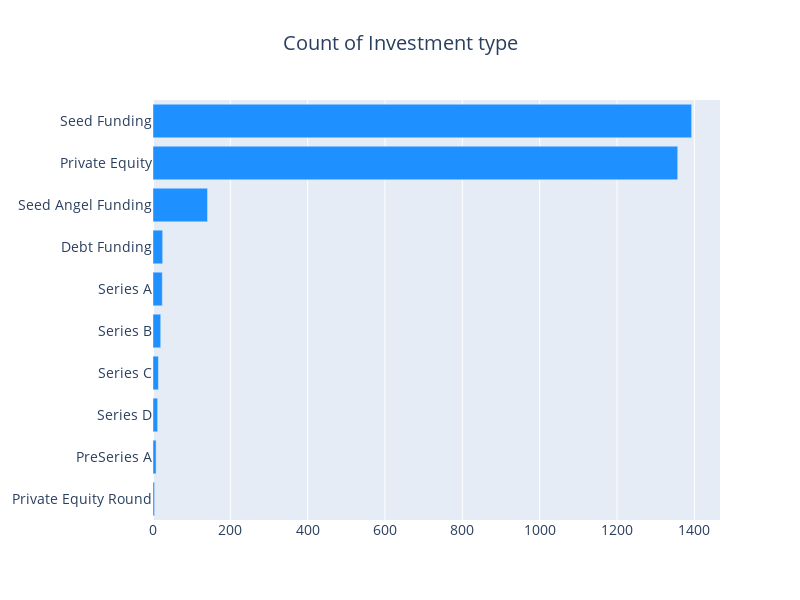

Notebook source saved alongside this figure:
### Code cell
import re
import string
PUNCT_TO_REMOVE = string.punctuation
def remove_punctuation(text):
    """custom function to remove the punctuation"""
    return text.translate(str.maketrans('', '', PUNCT_TO_REMOVE))
df['InvestmentType'] = df['InvestmentType'].apply(lambda x: remove_punctuation(str(x)))

funding_map = {
    "SeedAngel Funding": "Seed Angel Funding",
    "SeedFunding": "Seed Funding",
    "PrivateEquity": "Private Equity",
    "Crowd funding": "Crowd Funding",
    "Angel  Seed Funding": "Seed Angel Funding",
    "Seed  Angel Funding": "Seed Angel Funding",
    "Seed Angle Funding": "Seed Angel Funding",
    "Seed  Angle Funding": "Seed Angel Funding",
    "SeednFunding": "Seed Funding",
    "Seed funding": "Seed Funding",
    "Seed Round": "Seed Funding",
    "preSeries A": "PreSeries A",
    "preseries A": "PreSeries A",
    "Pre Series A": "PreSeries A"
}

for i, v in funding_map.items():
    df['InvestmentType'][df['InvestmentType']==i] = v 

def horizontal_bar_chart(srs, color):
    trace = go.Bar(
        x=srs.values[::-1],
        y=srs.index[::-1],
        showlegend=False,
        orientation = 'h',
        marker=dict(
            color=color,
        ),
    )
    return trace

cnt_srs = df['InvestmentType'].value_counts()[:10]
layout = go.Layout(
    title=go.layout.Title(
        text="Count of Investment type",
        x=0.5
    ),
    font=dict(size=14),
    width=800,
    height=600,
)

data = [horizontal_bar_chart(cnt_srs, "#1E90FF")]
fig = go.Figure(data=data, layout=layout)
py.iplot(fig, filename="funding")

### Figure 1 — Plotly figure (JSON) as saved in the notebook; plotly's stock layout.template omitted (floating-point values rounded to 4 significant figures)
{"data": [{"marker": {"color": "#1E90FF"}, "orientation": "h", "showlegend": false, "type": "bar", "x": [4, 8, 12, 14, 20, 24, 25, 141, 1357, 1393], "y": ["Private Equity Round", "PreSeries A", "Series D", "Series C", "Series B", "Series A", "Debt Funding", "Seed Angel Funding", "Private Equity", "Seed Funding"]}], "layout": {"font": {"size": 14}, "height": 600, "title": {"text": "Count of Investment type", "x": 0.5}, "width": 800}}
